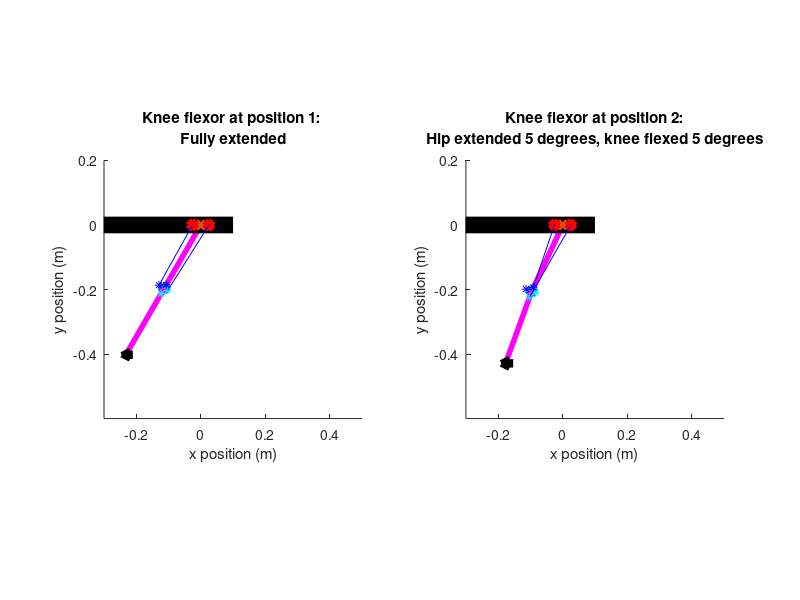

Write the MATLAB code that produced this figure. (Note: this script raises an error after producing the figure.)
%% Biarticular analysis of the quadruped hind legs
clear, close('all'), clc

%% Define given geometric and physical constants

% This simulation is intended to provide a static analysis and rough visual
% depiction of a cam/pulley system. CAM radii are sown as points around the
% knee
%% Define given geometric and physical constants

% Defining hind leg section lengths
l1 = 8.92 * (0.0254);               % [m] Limb length 1 (inches to meters conversion)
l2 = 9.37 * (0.0254);               % [m] Limb length 2 (inches to meters conversion)
l3 = 6.5 * (0.0254);                % [m] Limb length 3 (inches to meters conversion)

% Define gravitational constant
g = 9.8;                            % [m/s^2]

% Define length of actuatorsL_KFb = 14 * (0.0254);              
L_AF = 9 * (0.0254);                % [m] Ankle flexor length (inches to meters conversion)
L_AE = 9 * (0.0254);                % [m] Ankle extensor length (inches to meters conversion)
L_KF = 8 * (0.0254);                % [m] Knee flexor length (inches to meters conversion)
L_KE = 8 * (0.0254);                % [m] Knee extensor length (inches to meters conversion)
L_KFb = 12 * (0.0254);              % [m] Biarticular knee flexor length (inches to meters conversion)
L_KEb = 12 * (0.0254);              % [m] Biarticular knee flexor length (inches to meters conversion)

% Define actuator masses based on linear density estimate of 1.698 kg/m
m_AF = 1.698 * L_AF;                % [kg] Ankle flexor mass
m_AE = 1.698 * L_AE;                % [kg] Ankle extensor mass
m_KF = 1.698 * L_KF;                % [kg] Knee flexor mass
m_KE = 1.698 * L_KE;                % [kg] Knee extensor mass

% Define mass values of the hind leg sections
me = 0.0205;                        % [kg] Mass of encoders
m1 = 0.1302;                        % [kg] Section 1 leg mass
m2 = 0.1302;                        % [kg] Section 2 leg mass
m3 = 0.09814;                       % [kg] Section 3 leg mass

% Define maximum actuator strain estimate 
k_max = 0.1667;                     % [-]

% Define r1 and r2 for the flexor and extensor, corresponding to the cam
% radius at positon one and two
r1_KFb_length = 0.5 * (0.0254);          % [m] (inches to meter conversion)
r1_KEb_length = 0.75 * (0.0254);         % [m] (inches to meter conversion)
r2_KFb_length = 0.75 * (0.0254);         % [m] (inches to meter conversion)
r2_KEb_length = 0.5 * (0.0254);          % [m] (inches to meter conversion)

% Define where point of rotation of the upper end of the actuator is in the
% xy plane, with the hip point of rotation as the origin
b_KFb_top = [1, 0]* (0.0254);     % [m] (inches to meter conversion)
b_KEb_top = [-1, 0]* (0.0254);     % [m] (inches to meter conversion)

% Define the safety factor of required force
SF = 1;                           % [-]

%Define BPA model constants (eq 4 from paper)
a0 = 254.3e3;                       % [Pa] Model Parameter 0
a1 = 192e3;                         % [Pa] Model Parameter 1
a2 = 2.0265;                        % [-] Model Parameter 2
a3 = -0.461;                        % [-] Model Parameter 3
a4 = -0.331e-3;                     % [1/N] Model Parameter 4
a5 = 1.23e3;                        % [Pa/N] Model Parameter 5
a6 = 15.6e3;                        % [Pa] Model Parameter 6

% Define the hysteresis factor
S = 1;                               % [0,1]

%% Define fully extended position of the knee in 2D space (position 1)

% Origin is at hip joint point of rotation
% Fully extended position occurs when the femur is -30 degrees from
% vertical, with knee fully extended. Fully flexed position occurs when
% the femur is 30 degrees from vertical with knee fully flexed

% Define angle from horizontal for fully extended position (position 1)
theta1_pos1 = 30;                               % [degrees]

% Define the knee location in the xy plane at position 1 from hip angle
% and femur length
knee_pos1(1) = (-l1 * sind(theta1_pos1));                      % [m]
knee_pos1(2) = (-l1 * cosd(theta1_pos1));                      % [m]

% Define the length of the radius of attatchment end point (the point where
% the string inserts to the frame) from known angles and length of r

r1_KFb_pos1 = [(knee_pos1(1) + r1_KFb_length * cosd(theta1_pos1)), (knee_pos1(2) - r1_KFb_length * sind(theta1_pos1))]; % [m]
r2_KFb_pos1 = [(knee_pos1(1) - r2_KFb_length * sind(theta1_pos1)), (knee_pos1(2) - r2_KFb_length * cosd(theta1_pos1))]; % [m]
r1_KEb_pos1 = [(knee_pos1(1) - r1_KEb_length * cosd(theta1_pos1)), (knee_pos1(2) + r1_KEb_length * sind(theta1_pos1))]; % [m]
r2_KEb_pos1 = [(knee_pos1(1) + r2_KEb_length * sind(theta1_pos1)), (knee_pos1(2) + r2_KEb_length * cosd(theta1_pos1))]; % [m]

% Define the ankle position from the defined angles, knee position, and
% tibia length
ankle_pos1(1) = (knee_pos1(1) - l2 * sind(theta1_pos1));        % [m]
ankle_pos1(2) = (knee_pos1(2) - l2 * cosd(theta1_pos1));        % [m]


%% Plot fully extended position of the knee in 2D space (position 1)
figure(1)
subplot(1, 2, 1)
hold on

% Plot the femur from knee position, and add a marker at the knee
plot([0, knee_pos1(1)], [0, knee_pos1(2)], '-m', 'LineWidth', 4)
plot(knee_pos1(1), knee_pos1(2), 'o', 'LineWidth', 3)

% Plot the tibia from knee to ankle points
plot([knee_pos1(1), ankle_pos1(1)], [knee_pos1(2), ankle_pos1(2)], '-m', 'LineWidth', 4)


% Plot the cam radii for flexor and extensor (2 each) for position 1 as
% points
plot(r1_KFb_pos1(1), r1_KFb_pos1(2), '*c')
plot(r2_KFb_pos1(1), r2_KFb_pos1(2), '*c')
plot(r1_KEb_pos1(1), r1_KEb_pos1(2), '*b')
plot(r2_KEb_pos1(1), r2_KEb_pos1(2), '*b')

% Plot the ankle/foot as a triangle
plot(ankle_pos1(1), ankle_pos1(2), '<k', 'LineWidth', 4)

% Plot the hip/body as a horizontal line for reference
plot([-1, .1], [0, 0], '-k', 'LineWidth', 12)

% Mark the hip joint as the origin
plot(0,0, 'x', 'LineWidth', 3)

% Plot the final pulley point before string goes to the tibia for the
% lfexor and extensor
plot(b_KFb_top(1), b_KFb_top(2), 'xr', 'LineWidth', 5)
plot(b_KEb_top(1), b_KEb_top(2), 'xr', 'LineWidth', 5)

% Plot the lines representing strings for the flexor and extensor
plot([b_KFb_top(1) r1_KFb_pos1(1)], [b_KFb_top(2) r1_KFb_pos1(2)], 'b')
plot([b_KEb_top(1) r1_KEb_pos1(1)], [b_KEb_top(2) r1_KEb_pos1(2)], 'b')

% Finish labeling the plot
hold off
xlim([-0.3 0.5])
ylim([-0.6 0.2])
title(sprintf('Knee flexor at position 1: \nFully extended'))
xlabel('x position (m)')
ylabel('y position (m)')
daspect([1 1 1])

%% Define fully flexed position (position 2) using rotational matrices

% Define 2D rotational matrix in xy-plane as a function of degrees rotated
% counter-clockwise
rotz = @(t) [cosd(t) -sind(t) ; sind(t) cosd(t)] ;

% Define hip rotation in degrees
rot_hip = input(sprintf('Enter the desired hip rotation from fully flexed: ') );                                              % [degrees]

% Rotate the knee about the origin 60 degrees
knee_pos2 = rotz(rot_hip) * knee_pos1';

% Define knee rotation in degrees
rot_knee = input(sprintf('\nEnter the desired knee rotation from fully extended: ') );                                              % [degrees]

%Rotate the all points below the knee about the knee 90 degrees
ankle_pos2 = rotz(rot_knee) * ((rotz(rot_hip) * ankle_pos1') - knee_pos2)+ knee_pos2;
r1_KFb_pos2 = rotz(rot_knee) * ((rotz(rot_hip) * r1_KFb_pos1') - knee_pos2) + knee_pos2;
r2_KFb_pos2 = rotz(rot_knee) * ((rotz(rot_hip) * r2_KFb_pos1') - knee_pos2) + knee_pos2;
r1_KEb_pos2 = rotz(rot_knee) * ((rotz(rot_hip) * r1_KEb_pos1') - knee_pos2) + knee_pos2;
r2_KEb_pos2 = rotz(rot_knee) * ((rotz(rot_hip) * r2_KEb_pos1') - knee_pos2) + knee_pos2;

%% Plot fully flexed position of the knee in 2D space (position 2)
subplot(1, 2, 2)
hold on

% Plot the femur from knee position, and add a marker at the knee
plot([0, knee_pos2(1)], [0, knee_pos2(2)], '-m', 'LineWidth', 4)
plot(knee_pos2(1), knee_pos2(2), 'o', 'LineWidth', 3)

% Plot the tibia from knee to ankle points
plot([knee_pos2(1), ankle_pos2(1)], [knee_pos2(2), ankle_pos2(2)], '-m', 'LineWidth', 4)

% Plot the cam radii for flexor and extensor (2 each) for position 1 as
% points
plot(r1_KFb_pos2(1), r1_KFb_pos2(2), '*c')
plot(r2_KFb_pos2(1), r2_KFb_pos2(2), '*c')
plot(r1_KEb_pos2(1), r1_KEb_pos2(2), '*b')
plot(r2_KEb_pos2(1), r2_KEb_pos2(2), '*b')

% Plot the ankle/foot as a triangle
plot(ankle_pos2(1), ankle_pos2(2), '<k', 'LineWidth', 5)

% Plot the hip/body as a horizontal line for reference
plot([-1, .1], [0, 0], '-k', 'LineWidth', 12)

% Mark the hip joint as the origin
plot(0,0, 'x', 'LineWidth', 3)

% Plot the final pulley point before string goes to the tibia for the
% lfexor and extensor
plot(b_KFb_top(1), b_KFb_top(2), 'xr', 'LineWidth', 5)
plot(b_KEb_top(1), b_KEb_top(2), 'xr', 'LineWidth', 5)

% Plot the lines representing strings for the flexor and extensor
plot([b_KFb_top(1) r2_KFb_pos2(1)], [b_KFb_top(2) r2_KFb_pos2(2)], 'b')
plot([b_KEb_top(1) r2_KEb_pos2(1)], [b_KEb_top(2) r2_KEb_pos2(2)], 'b')

% Finish labeling the plot
xlim([-0.3 0.5])
ylim([-0.6 0.2])
title(sprintf('Knee flexor at position 2:\nHip extended %.0f degrees, knee flexed %.0f degrees', rot_hip, rot_knee))
xlabel('x position (m)')
ylabel('y position (m)')
daspect([1 1 1])


%% Define the strain necessary to achieve position 2

% Define length of fully contracted actuator based on previously defined
% vectors
delta_L_KFb = norm(r1_KFb_pos1 - b_KFb_top) - norm(r2_KFb_pos2' - b_KFb_top);
delta_L_KEb = -norm(r1_KEb_pos1 - b_KEb_top) + norm(r2_KEb_pos2' - b_KEb_top);

% Calculate strain from contracted and resting lengths
k_KFb = delta_L_KFb / L_KFb;
k_KEb = delta_L_KEb / L_KEb;

%Print out actuator lengths and strains
fprintf('\nHip rotation: %.0f degrees', rot_hip)
fprintf('\nKnee rotation: %.0f degrees', rot_knee)
fprintf('\n\nBA knee flexor actuator length: %.0f inches', L_KFb/0.0254)
fprintf('\nBA knee flexor strain to achieve this position: %.2f', k_KFb)
fprintf('\n\nBA knee extensor actuator length: %.0f inches', L_KEb/0.0254)
fprintf('\nBA knee extensor to achieve this position: %.2f\n', k_KEb)

%% Torque calculations for the biarticular knee flexor and knee extensor

% NOTE: THESE HAVE ONLY BEEN SET UP TO DEFINE TORQUE AT SET POSITIONS.
% Needs modification to find force at a given rotation.

% Torque requirements for flexor:
% Define torques created by the weight of the different leg segments
T1_KFb = 0.5 * l1 * cosd(60) * (m1 + m_KF + m_KE) * g;                      % [N-m]
T2_KFb = (l1 * cosd(60) + 0.5 * l2 * sind(60)) * (m1 + m_AF + m_AE) * g;    % [N-m]
T3_KFb = (l1 * cosd(60) + (l2 + l3/2) * sind(60)) * m3 * g;                 % [N-m]

% Define force necessary for actuator to exert to hold leg at position 2
F_KFb = (T1_KFb + T2_KFb + T3_KFb) / r2_KFb_length;                % [N]         


% Torque requirements for extensor:
% Define torques created by the weight of the different leg segments
T1_KEb = 0.5 * l1 * sind(30) * (m1 + m_KF + m_KE) * g;                      % [N-m]
T2_KEb = ((l1 + 0.5 * l2) * sind(30)) * (m1 + m_AF + m_AE) * g;    % [N-m]
T3_KEb = (((l1 + l2) * sind(30)) + (l3/2)) * m3 * g;                 % [N-m]

% Define force necessary for actuator to exert to hold leg at position 1
F_KEb = (T1_KEb + T2_KEb + T3_KEb) / r1_KEb_length;                % [N] 

% Print out force required to hold position 1 and 2 for the knee extensor
% and flexor, respectfully
fprintf('\nThe required force for the BA knee flexor to hold position 2 is %.1f pounds', F_KFb/4.448)
fprintf('\nThe required force for the BA knee extensor to hold position 1 is %.1f pounds', F_KEb/4.448)

%% Plotting strain vs necessary pressure for a given force

% Constructing a pressure vs strain plot for BPAs of varying force based on
% equation 4.

% Define range of strains
k = 0.001:0.001:0.2;            % []
k_max = 0.17;                   % []
F = (0:6:36) * 4.448;           % [N] (pounds to newtons conversion)
S = 1;                          % [0,1] hysteresis 

key = strings(1,length(F));

figure(2)
% plot pressure vs strain, each loop doing a different applied force
for n = 1:length(F)
    P = a0 + (a1 * tan( a2 * ((k./ (a4 * F(n) + k_max)) + a3))) + (a5 * F(n)) + (a6 * S); % [Pa]
    plot(k, P/1000, '.')
    hold on
    key(n) = sprintf('Applied force: %.1f pounds', F(n)/4.448);
end

% Plot strain and forces required for position 1 and 2 for biarticular knee
% muscles
plot(k_KFb, 0.001 * (a0 + (a1 * tan( a2 * ((k_KFb./ (a4 * F_KFb + k_max)) + a3))) + (a5 * F_KFb) + (a6 * S)), 'xr', 'LineWidth', 2)
plot(k_KEb, 0.001 * (a0 + (a1 * tan( a2 * ((k_KEb./ (a4 * F_KEb + k_max)) + a3))) + (a5 * F_KEb) + (a6 * S)), 'xr', 'LineWidth', 2)

% Plot maximum pressure line at P = 620 kPa
plot([0 .2], [620 620], '-r')
key(8) = 'BA KE at pos1';
key(9) = 'BA KF at pos2';
legend(key)

xlabel('Strain')
ylabel('Pressure (kPa)')
xlim([0 0.2])
ylim([0 700])
title(sprintf('%.1f inch biarticular knee actuators', L_KFb/0.0254))
